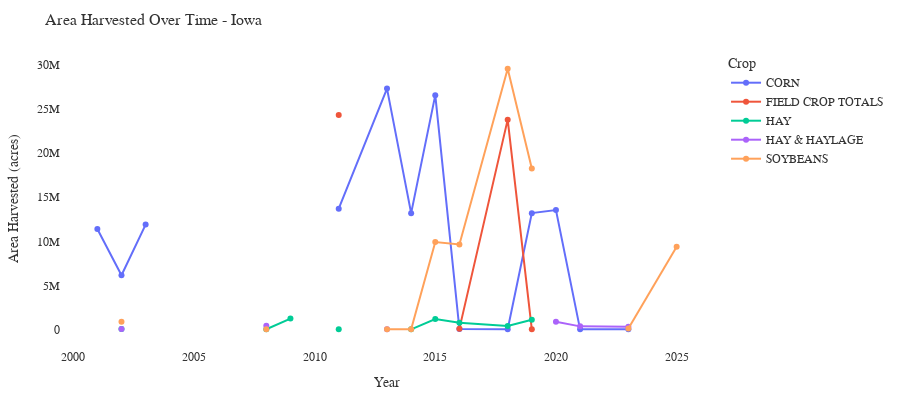

The notebook cell this image was saved under:
### Markdown cell above
## 5. Trend Analysis

See how crop areas and other metrics have changed over time.

### Code cell
# Area harvested trends for top crops
fig = area_trend_chart(
    state_crop_df, 
    SELECTED_STATE,
    top_n=5
)
fig.show()

### Figure 1 — Plotly figure (JSON) as saved in the notebook; plotly's stock layout.template omitted (floating-point values rounded to 4 significant figures)
{"data": [{"hovertemplate": "Crop=CORN<br>Year=%{x}<br>Area Harvested (acres)=%{y}<extra></extra>", "legendgroup": "CORN", "line": {"color": "#636efa", "dash": "solid"}, "marker": {"symbol": "circle"}, "mode": "lines+markers", "name": "CORN", "orientation": "v", "showlegend": true, "type": "scatter", "x": [2001, 2002, 2003, 2004, 2005, 2006, 2008, 2009, 2010, 2011, 2013, 2014, 2015, 2016, 2018, 2019, 2020, 2021, 2023, 2025], "xaxis": "x", "y": [11400000.0, 6139000.0, 11900000.0, NaN, NaN, NaN, NaN, NaN, NaN, 13700000.0, 27350000.0, 13200000.0, 26600000.0, 29680.0, 4860.0, 13200000.0, 13550000.0, 543.0, 7070.0, NaN], "yaxis": "y"}, {"hovertemplate": "Crop=FIELD CROP TOTALS<br>Year=%{x}<br>Area Harvested (acres)=%{y}<extra></extra>", "legendgroup": "FIELD CROP TOTALS", "line": {"color": "#EF553B", "dash": "solid"}, "marker": {"symbol": "circle"}, "mode": "lines+markers", "name": "FIELD CROP TOTALS", "orientation": "v", "showlegend": true, "type": "scatter", "x": [2008, 2011, 2013, 2014, 2016, 2018, 2019, 2020, 2021], "xaxis": "x", "y": [NaN, 24340000.0, NaN, NaN, 80180.0, 23820000.0, 681.0, NaN, NaN], "yaxis": "y"}, {"hovertemplate": "Crop=HAY<br>Year=%{x}<br>Area Harvested (acres)=%{y}<extra></extra>", "legendgroup": "HAY", "line": {"color": "#00cc96", "dash": "solid"}, "marker": {"symbol": "circle"}, "mode": "lines+markers", "name": "HAY", "orientation": "v", "showlegend": true, "type": "scatter", "x": [2001, 2002, 2003, 2004, 2005, 2006, 2008, 2009, 2010, 2011, 2013, 2014, 2015, 2016, 2018, 2019, 2020, 2021, 2023, 2025], "xaxis": "x", "y": [NaN, 46630.0, NaN, NaN, NaN, NaN, 11040.0, 1220000.0, NaN, 12250.0, NaN, 0.0, 1165000.0, 761400.0, 370000.0, 1080000.0, NaN, NaN, NaN, NaN], "yaxis": "y"}, {"hovertemplate": "Crop=HAY & HAYLAGE<br>Year=%{x}<br>Area Harvested (acres)=%{y}<extra></extra>", "legendgroup": "HAY & HAYLAGE", "line": {"color": "#ab63fa", "dash": "solid"}, "marker": {"symbol": "circle"}, "mode": "lines+markers", "name": "HAY & HAYLAGE", "orientation": "v", "showlegend": true, "type": "scatter", "x": [2002, 2005, 2006, 2008, 2010, 2011, 2013, 2014, 2015, 2016, 2020, 2021, 2023], "xaxis": "x", "y": [33380.0, NaN, NaN, 415000.0, NaN, NaN, 60.0, NaN, NaN, NaN, 865000.0, 340000.0, 291500.0], "yaxis": "y"}, {"hovertemplate": "Crop=SOYBEANS<br>Year=%{x}<br>Area Harvested (acres)=%{y}<extra></extra>", "legendgroup": "SOYBEANS", "line": {"color": "#FFA15A", "dash": "solid"}, "marker": {"symbol": "circle"}, "mode": "lines+markers", "name": "SOYBEANS", "orientation": "v", "showlegend": true, "type": "scatter", "x": [2001, 2002, 2003, 2004, 2005, 2006, 2008, 2009, 2010, 2011, 2013, 2014, 2015, 2016, 2018, 2019, 2020, 2021, 2023, 2025], "xaxis": "x", "y": [NaN, 871400.0, NaN, NaN, NaN, NaN, 0.0, NaN, NaN, NaN, 466.0, 299.0, 9920000.0, 9650000.0, 29610000.0, 18280000.0, NaN, NaN, 86390.0, 9380000.0], "yaxis": "y"}], "layout": {"font": {"color": "#333", "family": "Arial, sans-serif", "size": 12}, "height": 400, "legend": {"title": {"text": "Crop"}, "tracegroupgap": 0}, "margin": {"b": 50, "l": 60, "r": 30, "t": 50}, "paper_bgcolor": "white", "plot_bgcolor": "white", "title": {"font": {"color": "#333", "size": 16}, "text": "Area Harvested Over Time - Iowa"}, "xaxis": {"anchor": "y", "domain": [0, 1], "title": {"text": "Year"}}, "yaxis": {"anchor": "x", "domain": [0, 1], "title": {"text": "Area Harvested (acres)"}}}}
